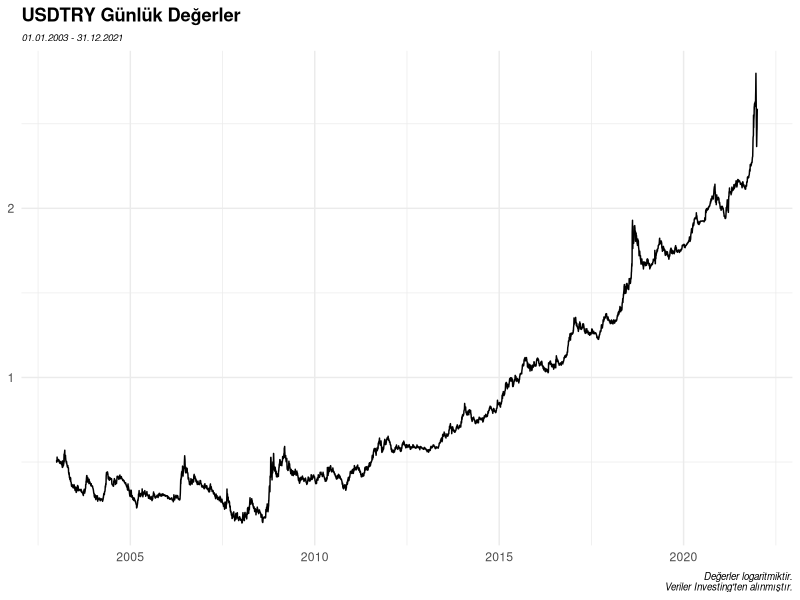
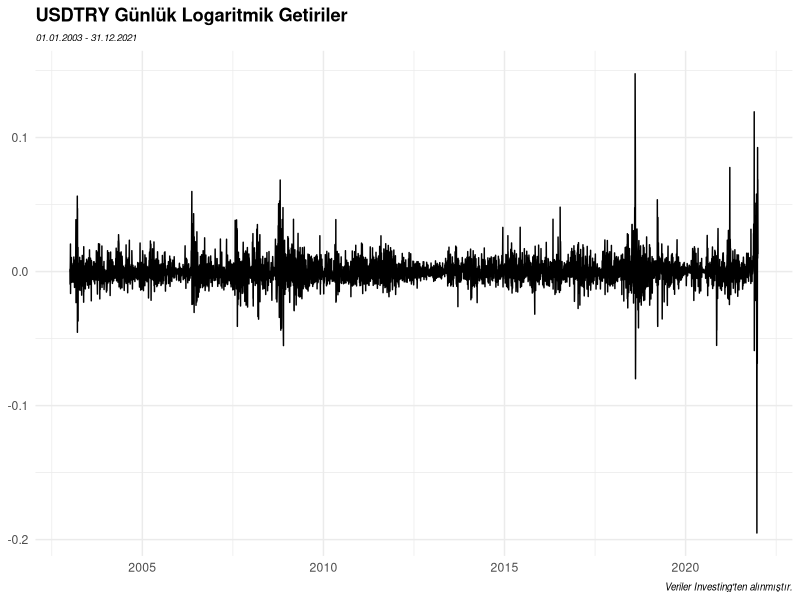
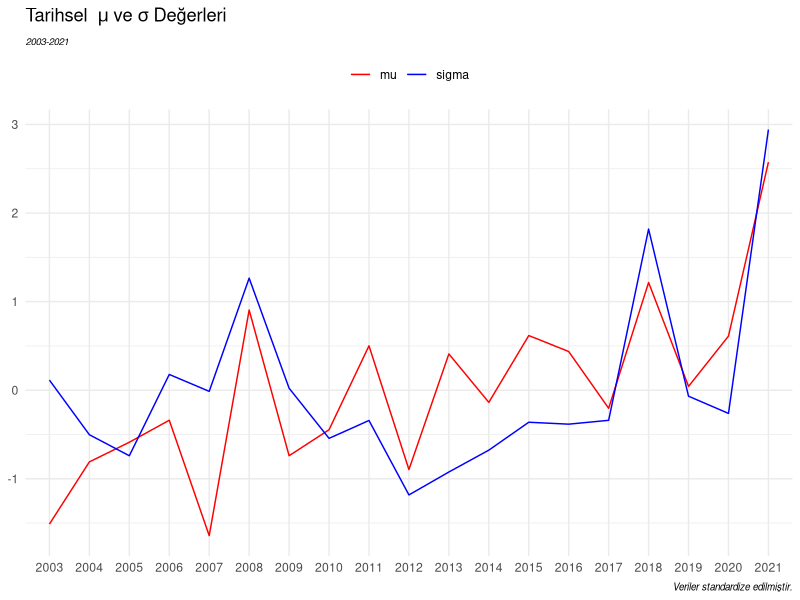
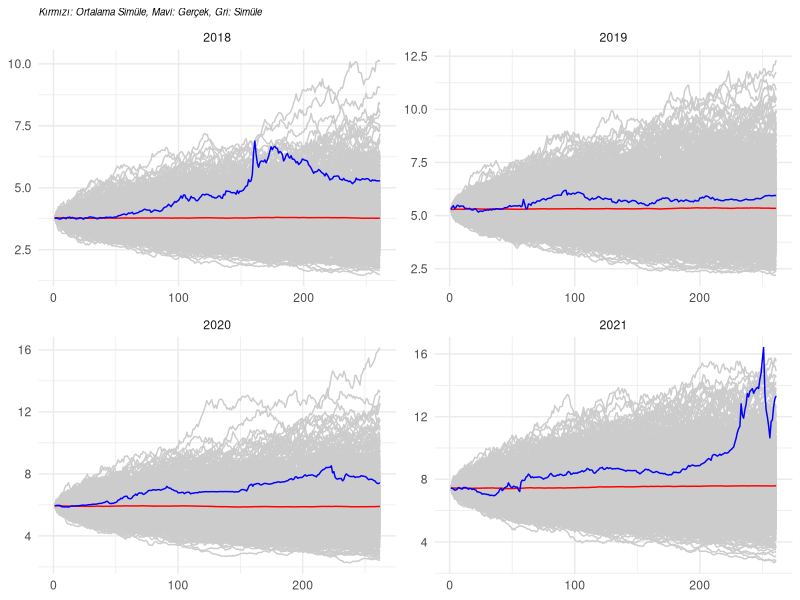
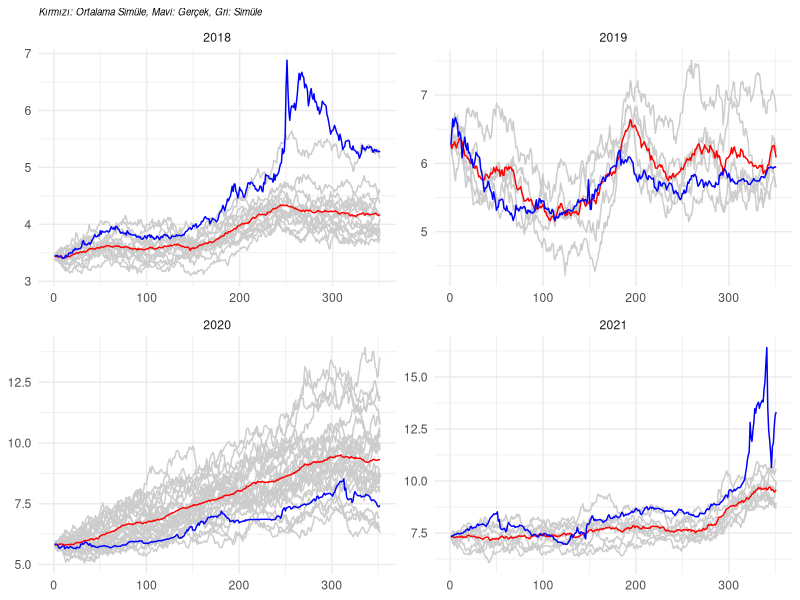
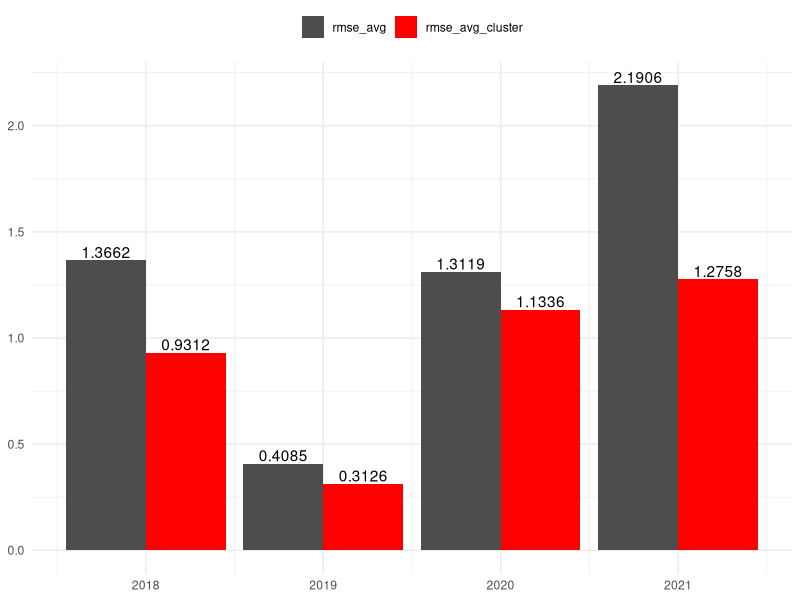

These figures' R source, in order:
## ---- chunk 1
knitr::opts_chunk$set(echo = TRUE)
options(scipen = 999)
## ---- chunk 2

set.seed(1) # simüle değerlerin her çalıştırmada aynı üretmesi için

library(tidyverse)
library(lubridate)

## ---- chunk 3

df <- readxl::read_excel("data.xlsx")
df <- df %>% 
  mutate(
    logReturn = lag(log(lead(close)/close)),
    date = as.Date(date),
    year = year(date)
  ) %>% 
  na.omit()

## ---- chunk 4

ggplot(df, aes(x = date, y = log(close), group = 1)) +
  geom_line() +
  theme_minimal() +
  theme(axis.title = element_blank(),
        plot.title = element_text(face = "bold"),
        plot.subtitle = element_text(face = "italic", size = 7),
        plot.caption = element_text(face = "italic", size = 7)) +
  labs(title = "USDTRY Günlük Değerler",
       subtitle = "01.01.2003 - 31.12.2021",
       caption = "Değerler logaritmiktir.\nVeriler Investing'ten alınmıştır.")

ggplot(df, aes(x = date, y = logReturn, group = 1)) +
  geom_line() +
  theme_minimal() +
  theme(axis.title = element_blank(),
        plot.title = element_text(face = "bold"),
        plot.subtitle = element_text(face = "italic", size = 7),
        plot.caption = element_text(face = "italic", size = 7)) +
  labs(title = "USDTRY Günlük Logaritmik Getiriler",
       subtitle = "01.01.2003 - 31.12.2021",
       caption = "Veriler Investing'ten alınmıştır.")

## ---- chunk 5

gbmFunc <- function(nsim,t,mu,sigma,S0,nwd){ # kullanıcı tarafından girilecek değerler 
  
  gbm <- matrix(ncol = nsim, nrow = t)
  # simülasyon sayısı kadar sütun; gün sayısı kadar satır
  
  for(i in 1:nsim){ # i: initial (başlangıç)
    
    gbm[1,i] <- S0 # gbm matrisinin ilk satırları girilen başlangıç fiyatı olacak
    
    for(d in 2:t){ # d: day (gün); ilk satır belli olduğu için ikinci satırdan başlayacak
      
      epsilon <- rnorm(1) # epsilon ortalaması sıfır ve standart sapması 1 idi
      
      dt <- 1 / nwd # nwd: number of working days (iş günleri sayısı)
      
      gbm[d,i] <- gbm[(d-1),i] * exp((mu - sigma**2 / 2) * dt + sigma * epsilon * sqrt(dt))
      
    }
    
  }
  
  return(gbm)
  
}

## ---- chunk 6

musigma_hist <- df %>% 
  group_by(year) %>% 
  summarise(
    n = n(),
    mu = mean(logReturn),
    sigma = sd(logReturn)*sqrt(n) # iş günü sayısının karekökü ile yıllıklandırma
  ) %>% 
  ungroup() %>% 
  mutate(t = seq(1,nrow(.),1), .before = n) %>% 
  select(-n)

## ---- chunk 7

musigma_hist %>% 
  select(-t) %>% 
  mutate(mu = scale(mu),
         sigma = scale(sigma)) %>% 
  pivot_longer(!year, names_to = "cons", values_to = "val") %>% 
  ggplot(aes(x = factor(year), y = val, group = cons, color = cons)) +
  geom_line() +
  theme_minimal() +
  theme(axis.title = element_blank(),
        plot.subtitle = element_text(face = "italic", size = 7),
        plot.caption = element_text(face = "italic", size = 7),
        legend.title = element_blank(),
        legend.position = "top") +
  labs(title = expression("Tarihsel "~mu~"ve"~sigma~"Değerleri"),
       subtitle = "2003-2021",
       caption = "Veriler standardize edilmiştir.") +
  scale_color_manual(values = c("red","blue"))

## ---- chunk 8

musigma_hist$pred_mu <- NA
musigma_hist$pred_sigma <- NA

target <- 2018:2021

for(j in 1:length(target)) {
  m_df <- musigma_hist %>%
    filter(year < target[j] & year >= target[j] - 5) %>%
    mutate(t = seq(1, nrow(.), 1))
  
  model_mu <- lm(mu ~ 0 + t, data = m_df)
  model_sigma <- lm(sigma ~ 0 + t, data = m_df)
  # t: trend
  
  pred_mu <- predict(model_mu, newdata = data.frame(t = nrow(m_df) + 1))
  pred_sigma <- predict(model_sigma, newdata = data.frame(t = nrow(m_df) + 1))
  
  musigma_hist[which(musigma_hist$year == target[j]), ][5] <- as.numeric(pred_mu)
  musigma_hist[which(musigma_hist$year == target[j]), ][6] <- as.numeric(pred_sigma)
  
}

## ---- chunk 9

rmse <- function(predicted,actual){
  
  rmse_value <- sqrt(mean((predicted-actual)^2))
  return(rmse_value)
  
}

rmse_df <- data.frame(
  "year" = 2018:2021,
  "rmse_avg" = NA
)

## ---- chunk 10

sim_master <- data.frame()
gbmdf_master <- data.frame()

for(k in 1:length(target)){
  
  df_target <- df %>% 
    filter(year == target[k])
  
  sim_target <- gbmFunc(nsim = 1000,
                        t = nrow(df_target),
                        mu = as.numeric(musigma_hist[(j+15),5]),
                        sigma = as.numeric(musigma_hist[(j+15),6]),
                        S0 = as.numeric(df_target[1,2]),
                        nwd = nrow(df_target)) %>% 
    as.data.frame() %>% 
    mutate("simAvg" = rowMeans(.)) %>% 
    mutate(rn = 1:nrow(.), .before = V1) %>% 
    cbind(df_target[,2]) %>% 
    mutate("year" = target[k], .after = rn)
  
  sim_master <- sim_master %>% bind_rows(sim_target)
  
  gbmdf_target <- as.data.frame(sim_target) %>% 
    pivot_longer(!c(rn,year), names_to = "sim", values_to = "value")
  
  gbmdf_master <- gbmdf_master %>% bind_rows(gbmdf_target)
  
  rmse_df$rmse_avg[k] <- rmse(predicted = sim_target$simAvg, actual = sim_target$close)
  
}

## ---- chunk 11

ggplot(gbmdf_master, aes(x = rn, group = sim)) +
  geom_line(data = gbmdf_master %>% filter(!(sim %in% c("simAvg","close"))),
            aes(y = value), color = "gray80") +
  geom_line(data = gbmdf_master %>% filter(sim == "simAvg"),
            aes(y = value), color = "red") +
  geom_line(data = gbmdf_master %>% filter(sim == "close"),
            aes(y = value), color = "blue") +
  facet_wrap(~year, scales = "free") +
  theme_minimal() +
  theme(axis.title = element_blank(),
        plot.title = element_text(face = "italic", size = 7)) +
  labs(title = "Kırmızı: Ortalama Simüle, Mavi: Gerçek, Gri: Simüle")

## ---- chunk 12

library(kableExtra)

rmse_df %>% 
  kbl() %>% 
  kable_styling()

## ---- chunk 13

filter_min <- df %>% 
  filter(year %in% 2017:2020) %>% 
  group_by(year) %>% 
  slice(tail(row_number(), 90)) %>% 
  filter(date == min(date)) %>% 
  pull(date)

filter_max <- df %>% 
  filter(year %in% 2018:2021) %>% 
  group_by(year) %>% 
  filter(date == max(date)) %>% 
  pull(date)

mlsim_master <- data.frame()
joined_clusters_master <- data.frame()

for(m in 1:length(target)){
  
  mldf <- df %>% 
    filter(date >= filter_min[m] & date <= filter_max[m])
  
  mlsim <- gbmFunc(nsim = 1000,
                   t = nrow(mldf),
                   mu = as.numeric(musigma_hist[(m+15),5]),
                   sigma = as.numeric(musigma_hist[(m+15),6]),
                   S0 = as.numeric(mldf[1,2]),
                   nwd = nrow(mldf)) %>% 
    as.data.frame() %>% 
    mutate(rn = 1:nrow(.), .before = V1) %>% 
    cbind(mldf[,2]) %>% 
    mutate("year" = target[m], .after = rn)
  
  mlsim_master <- mlsim_master %>% bind_rows(mlsim)
  
  mlgbm <- t(scale(mlsim[-c(1,2)]))
  mlgbm_dist <- dist(mlgbm, method="euclidean")
  fit <- hclust(mlgbm_dist, method="ward.D")
  
  clustered <- cutree(fit, k=100) # 100 adet küme oluşturulmuştur
  clustered_tidy <- as.data.frame(as.table(clustered)) %>% 
    rename("sim"=1,"cluster"=2) %>% 
    mutate(sim = as.character(sim))
  cluster_x <- clustered_tidy %>% 
    filter(sim == "close") %>% 
    pull(cluster) %>% 
    .[[1]]
  
  mldf_2 <- mlsim %>% 
    pivot_longer(!c(rn,year), names_to = "sim", values_to = "value")
  
  joined_clusters <- mldf_2 %>%
    inner_join(clustered_tidy, by = "sim") %>% 
    filter(cluster == cluster_x) %>% 
    select(-cluster) %>% 
    pivot_wider(names_from = "sim", values_from = "value") %>% 
    mutate("simAvg" = rowMeans(.[,-c(1,2,ncol(.))])) %>% 
    pivot_longer(!c(rn,year), names_to = "sim", values_to = "value")
  
  joined_clusters_master <- joined_clusters_master %>% bind_rows(joined_clusters)
  
  if(m == length(target)){
    
    rmse_df2 <- joined_clusters_master %>% 
      filter(sim %in% c("simAvg","close")) %>% 
      pivot_wider(names_from = "sim", values_from = "value") %>% 
      group_by(year) %>% 
      summarise("rmse_avg_cluster" = rmse(simAvg,close)) %>% 
      ungroup() %>% 
      left_join(rmse_df, by = "year")
    
  }
  
}

## ---- chunk 14

ggplot(joined_clusters_master, aes(x = rn, group = sim)) +
  geom_line(data = joined_clusters_master %>% filter(!(sim %in% c("simAvg","close"))),
            aes(y = value), color = "gray80") +
  geom_line(data = joined_clusters_master %>% filter(sim == "simAvg"),
            aes(y = value), color = "red") +
  geom_line(data = joined_clusters_master %>% filter(sim == "close"),
            aes(y = value), color = "blue") +
  facet_wrap(~year, scales = "free") +
  theme_minimal() +
  theme(axis.title = element_blank(),
        plot.title = element_text(face = "italic", size = 7)) +
  labs(title = "Kırmızı: Ortalama Simüle, Mavi: Gerçek, Gri: Simüle")

## ---- chunk 15

rmse_df2 %>% 
  kbl() %>% 
  kable_styling()

## ---- chunk 16

rmse_df2 %>% 
  pivot_longer(!year, names_to = "rmse_test_type", values_to = "RMSE") %>% 
  ggplot(aes(x = year, y = RMSE, fill = rmse_test_type)) +
  geom_bar(stat = "identity", position = position_dodge()) +
  geom_text(aes(label = round(RMSE, digits = 4)),
            position = position_dodge(width = 0.9), vjust = -0.2) +
  theme_minimal() +
  theme(axis.title = element_blank(),
        legend.title = element_blank(),
        legend.position = "top") +
  scale_fill_manual(values = c("gray30","red"))
